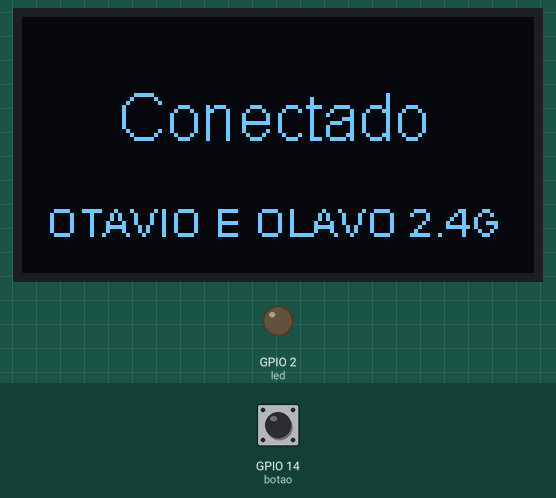
Simulated run of this sketch. Board: ESP8266 (NodeMCU). On the bench: 128×64 one-colour display, output pins drawn as LEDs (lit = HIGH). The test bench sets the inputs (shaded band); at power-on: GPIO 14 (botao) HIGH. WiFi joins after 1.5 s; servers stay silent unless stated; uploads are accepted with an empty reply; what the sketch prints to the serial monitor is not drawn.

Above: at 5.1 s.
At 12.2 s:
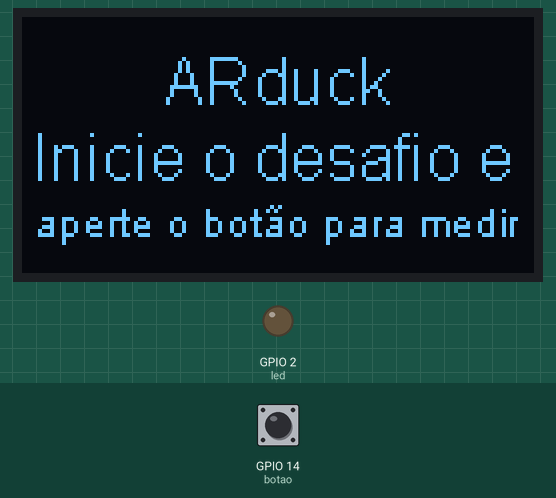
12.3 s: GPIO 14 (botao) pulled LOW for 0.15 s
At 14.3 s:
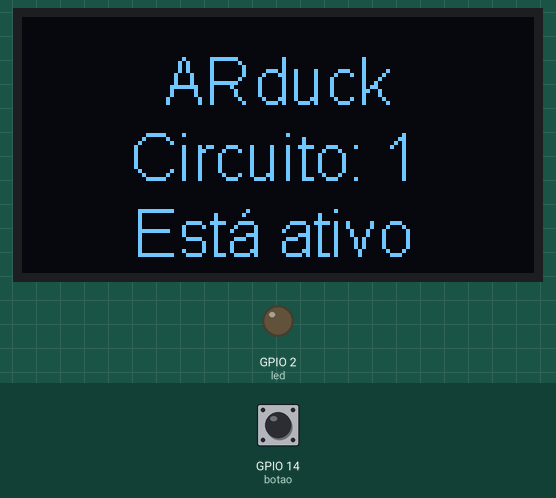
At 22.8 s:
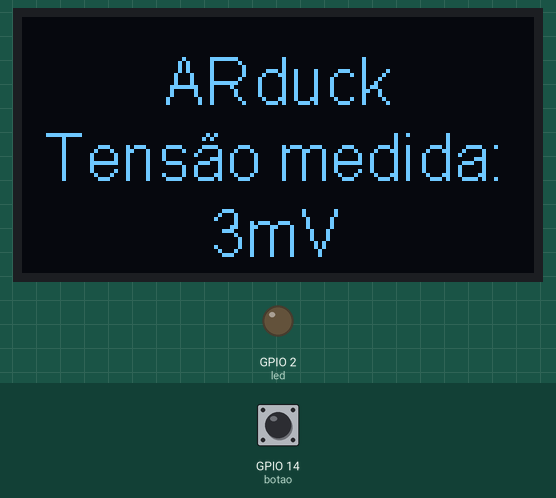
Timing chart, 0 to 24.3 s (numbered marks = the images above; inputs shaded):
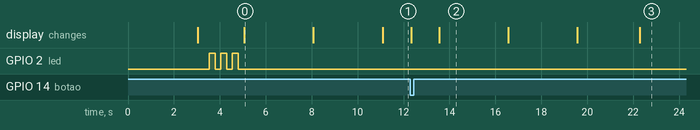

Measured:
- after the input at 12.3 s, the display: first changes at once (image 2 shows a later state)
- what the display in image 0 shows lasts 3.0 s, from 5.1 s to 8.1 s

The sketch:

sketch.ino
```cpp
// (licence header left out)
#include "StgsAndLibs.h" //Configurações e Imports
#include "Requests.h"    //Funções de requisições
#include "Imgs.h"        //Imagens

void setup()
{
  // Inicia Monitor Serial para Debug
  Serial.begin(115200);

  // Inicia o display
  iniciarOLED();
  draw_telainicial();

  // Botão send para enviar a requisição
  pinMode(botao, INPUT_PULLUP);

  // Led de indicação
  pinMode(led, OUTPUT);
  digitalWrite(led, 0);

  draw_conectando(ssid);
  conectarWiFI();
  OTA_Conection();
  draw_conectado(ssid);
  draw_ip(IP);
}

void loop()
{
  ArduinoOTA.handle();
  if (!digitalRead(botao))
  {
    draw_verificandoEstado();
      state_test();
    draw_response(state_server, httpStatus_Global);
    if (state_server != 0)
    {
      draw_medindoTensao();
        tensao_send();
      draw_tensao(tensao);
      draw_enviandoDados(httpStatus_Global);
        elementos_import(state_server);
      draw_elementosMedidos();
    }
    else
    {
      while (state_server == 0)
      {
        draw_statusOff();
        draw_verificandoEstado();
          state_test();
        if (httpStatus_Global != 200) {
          draw_response(state_server, httpStatus_Global);
        }
        if (!digitalRead(botao)) {
          draw_cancelar();
          delay(1000);
          break;
        }
      }
    }
  }
  else
  {
    draw_espera();
  }
}
```

Imgs.h
```cpp
//Pinos do NodeMCU
// SDA (AZUL) => D1 (GPIO5)
// SCL (VERDE) => D2 (GPIO4)

//Bibliotecas para uso do OLED
#include <Wire.h>
#include "SSD1306Wire.h"

//Criação do objeto para o display OLED
SSD1306Wire  display(0x3c, 5, 4);

void iniciarOLED(){
  display.init();
  display.flipScreenVertically();
}

void draw_telainicial()
{
  //Apaga o display
  display.clear();
  display.setTextAlignment(TEXT_ALIGN_CENTER);
  //Seleciona a fonte
  display.setFont(ArialMT_Plain_16);
  display.drawString(63, 7, "Projete 2022");
  display.drawString(63, 26, "ARduck");
  display.drawString(63, 45, "Iniciando...");
  display.display();
  delay(3000);
}

void draw_conectando(String ssid_stg)
{
  //Mostra que o ESP está conectando ao WiFi
  display.clear();
  display.setTextAlignment(TEXT_ALIGN_CENTER);
  //Seleciona a fonte
  display.setFont(ArialMT_Plain_16);
  display.drawString(63, 7, "Conectando");
  display.drawString(63, 26, "a rede:");
  display.setFont(ArialMT_Plain_10);
  display.drawString(63, 45, ssid_stg);
  display.display();
  delay(500);
}

void draw_conectado(String ssid_stg){
  //Mostra que o ESP está conectado ao WiFi
  display.clear();
  display.setTextAlignment(TEXT_ALIGN_CENTER);
  //Seleciona a fonte
  display.setFont(ArialMT_Plain_16);
  display.drawString(63, 16, "Conectado");
  display.setFont(ArialMT_Plain_10);
  display.drawString(63, 45, ssid_stg);
  display.display();
  delay(3000);
  display.clear();
}

void draw_ip(String ip_stg){
 display.clear();
 display.setTextAlignment(TEXT_ALIGN_CENTER);
 display.setFont(ArialMT_Plain_16);
 display.drawString(63, 7, "ARduck");
 display.drawString(63, 26, "Endereço IP:");
 display.drawString(63, 45, ip_stg);
 display.display();
 delay(3000);
}

void draw_espera(){
  display.clear();
  display.setTextAlignment(TEXT_ALIGN_CENTER);
  display.setFont(ArialMT_Plain_16);
  display.drawString(63, 7, "ARduck");
  display.drawString(63, 26, "Inicie o desafio e");
  display.setFont(ArialMT_Plain_10);
  display.drawString(63, 45, "aperte o botão para medir");
  display.display();
}

void draw_verificandoEstado(){
  display.clear();
  display.setTextAlignment(TEXT_ALIGN_CENTER);
  display.setFont(ArialMT_Plain_16);
  display.drawString(63, 7, "ARduck");
  display.drawString(63, 26, "Aguarde");
  display.setFont(ArialMT_Plain_10);
  display.drawString(63, 45, "Carregando missão");
  display.display();
  delay(1000);
}

void draw_response(int status, int httpCode){
  display.clear();
  display.setTextAlignment(TEXT_ALIGN_CENTER);
  display.setFont(ArialMT_Plain_16);
  display.drawString(63, 7, "ARduck");
  display.drawString(63, 26, String(status)== "0" ? "Cicuito não" : "Circuito: " + String(status));
  display.drawString(63, 45,  "Está ativo");
  display.display();
  delay(3000);
  if(httpCode != 200){
    display.clear();
    display.setTextAlignment(TEXT_ALIGN_CENTER);
    display.setFont(ArialMT_Plain_16);
    display.drawString(63, 7, "ARduck");
    display.drawString(63, 26, "Código de erro:");
    display.drawString(63, 45, String(httpCode));
    display.display();
    delay(3000);
  }
}

void draw_medindoTensao(){
  display.clear();
  display.setTextAlignment(TEXT_ALIGN_CENTER);
  display.setFont(ArialMT_Plain_16);
  display.drawString(63, 7, "ARduck");
  display.drawString(63, 26, "Medindo tensão");
  display.drawString(63, 45, "do circuito");
  display.display();
  delay(2500);
}

void draw_tensao(int tensao){
  display.clear();
  display.setTextAlignment(TEXT_ALIGN_CENTER);
  display.setFont(ArialMT_Plain_16);
  display.drawString(63, 7, "ARduck");
  display.drawString(63, 26, "Tensão medida:");
  String tensao_str = String(tensao) + "mV";
  display.drawString(63, 45, tensao_str);
  display.display();
  delay(5000);
}

void draw_enviandoDados(int httpcode){
  display.clear();
  display.setTextAlignment(TEXT_ALIGN_CENTER);
  display.setFont(ArialMT_Plain_16);
  display.drawString(63, 7, "ARduck");
  display.drawString(63, 26, "Enviando dados");
  display.drawString(63, 45, "ao app");
  display.display();
  delay(2000);
  display.clear();

  if (httpcode == 200){
    display.setTextAlignment(TEXT_ALIGN_CENTER);
    display.setFont(ArialMT_Plain_16);
    display.drawString(63, 7, "Dados enviados");
    display.drawString(63, 26, "com sucesso");
    display.drawString(63, 45, String(tensao) + "mV");
    display.display();
    delay(3000);
    display.clear();
  }
  else{
    display.setTextAlignment(TEXT_ALIGN_CENTER);
    display.setFont(ArialMT_Plain_16);
    display.drawString(63, 7, "ARduck");
    display.drawString(63, 26, "Erro ao enviar");
    display.drawString(63, 45, "dados ao servidor");
    display.display();
    delay(3000);
    display.clear();
    display.drawString(63, 7, "ARduck");
    display.drawString(63, 26, "Código de erro:");
    display.drawString(63, 45, String(httpcode));
    display.display();
    delay(3000);
    display.clear();
  }
}

void draw_cancelar(){
  display.clear();
  display.setTextAlignment(TEXT_ALIGN_CENTER);
  display.setFont(ArialMT_Plain_16);
  display.drawString(63, 7, "ARduck");
  display.drawString(63, 26, "Cancelando");
  display.drawString(63, 45, "Busca");
  display.display();
  delay(1000);
}

void draw_OTA(){
  display.clear();
  display.setTextAlignment(TEXT_ALIGN_CENTER);
  display.setFont(ArialMT_Plain_16);
  display.drawString(63, 7, "ARduck");
  display.drawString(63, 26, "Atualizando");
  display.drawString(63, 45, "firmware");
  display.display();
  delay(3000);
}

void draw_statusOff(){
  Serial.println("Servidor indisponível");
  Serial.println("Inicializando modo de espera, inicialize modo de medicao para continuar");
  Serial.println("");
  display.clear();
  display.setTextAlignment(TEXT_ALIGN_CENTER);
  display.setFont(ArialMT_Plain_16);
  display.drawString(63, 7, "ARduck");
  display.drawString(63, 26, "Missão não");
  display.drawString(63, 45, "Selecionada");
  display.display();
  delay(3000);
}

void draw_elementosMedidos(){
  for (int i = 0; i < size; i++)
  {
    display.clear();
    display.drawString(63, 7, "ARduck");
    display.drawString(63, 26, "Medido:");
    display.drawString(63, 45, String(elementosList[i]));
    display.display();
    delay(3000);
  }
}
```

Requests.h
```cpp
//Dados de rotas
String URL = "https://arduckapi.otaviozordan.repl.co";
String SEND_DATA_route = URL+"/tensao"; //Rota para envio de dados de tensao
String STATE_route = URL+"/state"; //Rota para recebimento de dados de estado
String GET_ELEMENT_route = URL+"/circuito"; //Rota para recebimento de dados de estado

//Cliente HTTP e WiFi
const char* fingerpr = "04 02 35 B9 C0 0E E5 F2 AE 94 93 3C 8D 44 4C 5B C8 E7 61 69";

WiFiClientSecure client;
//client.connect(URL, 80);
HTTPClient http; //Inicia cliente HTTP

//Variaveis de saida
int httpStatus_Global;  //Variavel de status de resposta do servidor
int state_server; //Variavel do numero do circuito
char* elementosList; //Array de elementos
int size; //Tamanho do array de elementos

//Constantes de medição
int tensao_referencia = 2419; //Tensão de referência para conversão do valor lido pelo ADC maxima.

//Tensao de saida
int tensao, medida;

void state_test()
{
    Serial.println("Enviando requisição para: " + STATE_route);
    Serial.println("Verificando estado do servidor...");

    client.setFingerprint(fingerpr);
    http.begin(client, STATE_route);                    // Inicia requisição HTTP
    http.addHeader("Content-Type", "application/json"); // Adiciona cabeçalho
    int httpCode = http.GET();                          // Envia requisição GET
    httpStatus_Global = httpCode;                       // Salva o status da requisição
    Serial.print("Status: ");                           // Exibe código de resposta
    Serial.println(httpCode);                           // Exibe código de resposta
    Serial.println("");                                 // Pula linha

    if (httpCode == HTTP_CODE_OK)
    {
        String payload = http.getString();     // Recebe resposta do servidor
        http.end();                            // Finaliza requisição
        Serial.println(payload);               // Exibe resposta do servidor
        deserializeJson(doc, payload);         // Deserializa JSON
        JsonObject obj = doc.as<JsonObject>(); // Converte JSON para objeto
        state_server = obj["status"];          // Atribui valor de status do servidor a variável
        Serial.println("Request realizada com sucesso: " + String(state_server));
        Serial.println("Circuito" + String(state_server!=0 ? "  " : " não ") + "está ativo"); // Exibe status do servidor
        Serial.println("");
        delay(1000);
    }
    else
    {
        String payload = http.getString();     // Recebe resposta do servidor
        http.end();                            // Finaliza requisição
        Serial.println(payload);
        Serial.println("Erro ao enviar requisição");
        Serial.println("");
        state_server = true;
        return;
    }
}

void tensao_send()
{
    Serial.println("");
    Serial.println("Enviando requisição para: " + SEND_DATA_route); // Exibe rota de envio de dados

    // Prepara payload para envio
    medida = analogRead(A0) / 1023.0 * tensao_referencia;
    tensao = map(medida, 0, tensao_referencia, 0, 5);
    String JSON;
    JSON = "{\"tensao\":";
    JSON += tensao;
    JSON += ",\"escala\": ";
    JSON += "\"mV\"}";
    Serial.println(JSON);


    client.setFingerprint(fingerpr);
    http.begin(client, SEND_DATA_route);                // Inicia cliente HTTP com o endereço do servidor
    http.addHeader("Content-Type", "application/json"); // Adiciona cabeçalho ao cliente HTTP

    int httpCode = http.POST(JSON); // Envia requisição POST com o payload
    httpStatus_Global = httpCode;

    Serial.print("Código de resposta: ");
    Serial.println(httpCode); // Exibe código de resposta do servidor

    if (httpCode == HTTP_CODE_OK) // Se o código de resposta for 200, o servidor respondeu com sucesso
    {
        String payload = http.getString(); // Recebe resposta do servidor
        Serial.println("Requisição enviada com sucesso");
        Serial.println("");
        Serial.println("Resposta do servidor: ");
        Serial.println(payload);                                // Exibe resposta do servidor
        Serial.println("*----------------------------------*"); // Pula linha
        Serial.println("");
        http.end(); // Encerra requisição HTTP
    }
    else
    {
        http.end();
        Serial.println("Erro ao enviar requisição");
        Serial.println("");
        return;
    }
}

void elementos_import(int circuito)
{
    GET_ELEMENT_route = GET_ELEMENT_route + "/" + String(circuito);
    Serial.println("Enviando requisição para: " + GET_ELEMENT_route);
    Serial.println("Verificando estado do servidor...");

    client.setFingerprint(fingerpr);
    http.begin(client, GET_ELEMENT_route);                    // Inicia requisição HTTP
    http.addHeader("Content-Type", "application/json"); // Adiciona cabeçalho
    int httpCode = http.GET();                          // Envia requisição GET
    httpStatus_Global = httpCode;                       // Salva o status da requisição
    Serial.print("Status: ");                           // Exibe código de resposta
    Serial.println(httpCode);                           // Exibe código de resposta
    Serial.println("");                                 // Pula linha

    if (httpCode == HTTP_CODE_OK)
    {
        String payload = http.getString();     // Recebe resposta do servidor
        http.end();                            // Finaliza requisição
        Serial.println(payload);               // Exibe resposta do servidor
        deserializeJson(doc, payload);         // Deserializa JSON
        JsonObject obj = doc.as<JsonObject>(); // Converte JSON para objeto

        for (size = 0; size < obj["elementos"].size(); size++)
        {
            elementosList[size] = (obj["elemento"][size]); //Adiciona elementos ao array
        }
    }
    else
    {
        String payload = http.getString();     // Recebe resposta do servidor
        http.end();                            // Finaliza requisição
        Serial.println(payload);
        Serial.println("Erro ao enviar requisição");
        Serial.println("");
        state_server = true;
        return;
    }
}
```

StgsAndLibs.h
```cpp
//Biblioteca para utilização do ESP8266
#include <ESP8266HTTPClient.h>
#include <ESP8266WiFi.h>
#include <WiFiClientSecure.h>

//Dados do WiFi
const char* ssid = "OTAVIO E OLAVO 2.4G";
const char* password = "olavo1011";

//Endereço IP
String IP;

//Biblioteca para trabalho com JSON
#include <ArduinoJson.h>
DynamicJsonDocument doc(1024); //Cria um buffer para armazenar o JSON

//Botão Send
const int botao = 14; //D5

//Led para indicar que o ESP recebeu uma requisição
const int led = BUILTIN_LED; //D4

void conectarWiFI(){
  //Conecta com o WiFi
  Serial.print("Conectando a ");
  Serial.print(ssid);
  Serial.println("");
  WiFi.mode(WIFI_STA);
  WiFi.begin(ssid, password); //Conecta com o SSID e senha definidos anteriormente
  while (WiFi.status() != WL_CONNECTED) { //Espera conexão com o WiFi
    digitalWrite(led, HIGH);
    delay(250);
    digitalWrite(led, LOW);
    delay(250);
  }
  Serial.println("");
  Serial.print("Connectado a ");
  Serial.println(ssid);
  Serial.print("IP address: ");

  IP = WiFi.localIP().toString();
  Serial.println(WiFi.localIP()); //Exibe IP do ESP8266
  Serial.println("");
}

//Comunicação OTA
#include <ESP8266mDNS.h>
#include <WiFiUdp.h>
#include <ArduinoOTA.h>

void OTA_Conection(){
    ArduinoOTA.setHostname("ARduck-ESP8266");
    ArduinoOTA.onStart([]() {
    String type;
    if (ArduinoOTA.getCommand() == U_FLASH) {
      type = "sketch";
    } else { // U_FS
      type = "filesystem";
    }

    // NOTE: if updating FS this would be the place to unmount FS using FS.end()
    Serial.println("Start updating " + type);
  });
  ArduinoOTA.onEnd([]() {
    Serial.println("\nEnd");
  });
  ArduinoOTA.onProgress([](unsigned int progress, unsigned int total) {
    Serial.printf("Progress: %u%%\r", (progress / (total / 100)));
  });
  ArduinoOTA.onError([](ota_error_t error) {
    Serial.printf("Error[%u]: ", error);
    if (error == OTA_AUTH_ERROR) {
      Serial.println("Auth Failed");
    } else if (error == OTA_BEGIN_ERROR) {
      Serial.println("Begin Failed");
    } else if (error == OTA_CONNECT_ERROR) {
      Serial.println("Connect Failed");
    } else if (error == OTA_RECEIVE_ERROR) {
      Serial.println("Receive Failed");
    } else if (error == OTA_END_ERROR) {
      Serial.println("End Failed");
    }
  });
  ArduinoOTA.begin();
}
```
